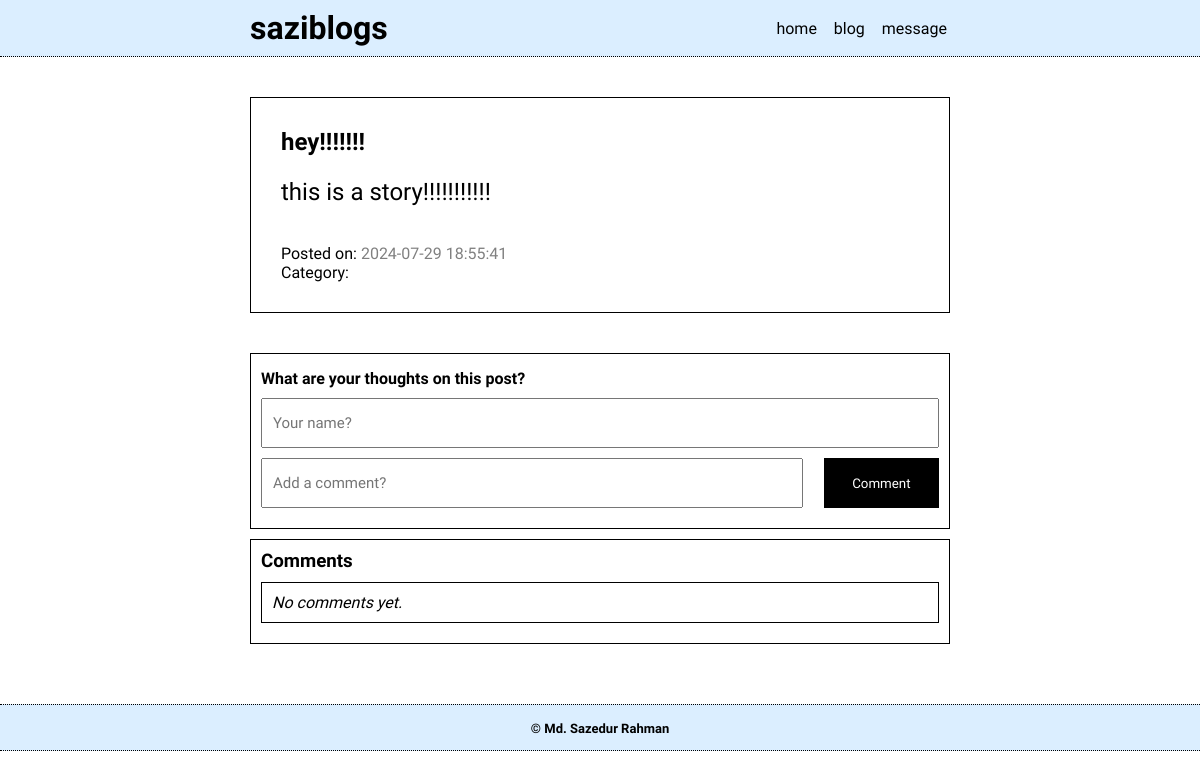
The page /display-blog.php?id=1 on the database its author committed.
### tables this page shows
CREATE TABLE `blogs` (
  `id` int(11) NOT NULL,
  `title` varchar(255) NOT NULL,
  `category` varchar(50) NOT NULL,
  `content` text NOT NULL,
  `created_at` timestamp NOT NULL DEFAULT current_timestamp()
);

### display-blog.php (the view, shortened to what this page needs)
<?php
require 'constituents/db.php';
$blog_id = isset($_GET['id']) ? intval($_GET['id']) : 0;
if ($blog_id > 0) {
    $sql = "SELECT title, content, category, created_at FROM blogs WHERE id = $blog_id";
    $result = $conn->query($sql);
    if ($result->num_rows > 0) {
        $row = $result->fetch_assoc();
        $title = $row["title"];
        $content = $row["content"];
        $created_at_blog = $row["created_at"];
    } else {
        echo "Blog not found.";
    }
    } else {
    echo "Invalid blog ID.";
    }
?>
<!DOCTYPE html>
<html lang="en">
<head>
    <link rel="stylesheet" href="css/style.css">
    <link rel="stylesheet" href="css/resstyle.css">
</head>
<body>
    <div class="container">
        <?php include 'constituents/navbar.php' ?>
        <div class="show-blog-container">
            <div class="show-blog">
                <div class="blog-title">
                    <h2>
                    <?php echo htmlspecialchars($title); ?>
                    </h2><br>
                </div>
                <div class="blog-text">
                    <p>
                        <?php echo $content; ?>
                    </p>
                </div>
                <br><br>
                <div class="blog-bottom-line">
                    <span>Posted on: <span style="color: gray;"><?php echo htmlspecialchars($created_at_blog); ?></span></span>
                    <br>
                    <span>Category: <em><?php echo htmlspecialchars($blog_cat); ?></em></span>
                </div>
            </div>
        </div>
        <div class="comment-container">
            <div class="add-comment-box">
                <div class="add-comment">
                    <form action="<?php echo htmlspecialchars($_SERVER['PHP_SELF']); ?>?id=<?php echo $blog_id; ?>" method="POST">
                        <b style="display: inline-block; margin-bottom: 10px;">What are your thoughts on this post?</b>
                        <div style="display: inline-block; color: green; margin-bottom: 10px; padding: 5px;"><em><?php
                        if(!empty($bsm)){
                            echo $bsm;
                            } ?></em></div>
                        <input name="cname" type="text" placeholder="Your name?" style="width: 100%; margin-bottom: 10px; height: 50px; padding: 10px; font-size: 15px;">
                        <div class="add-comment-input">
                            <input name="comment" type="text" placeholder="Add a comment?">
                            <button type="submit">Comment</button>
                        </div>
                    </form>
                </div>
            </div>
            <div class="comment-box">
                <div class="comment-title">
                    <h3 style="margin-bottom: 10px;">Comments</h3>
                </div>
                <?php
                    $sql_comment = "SELECT * FROM comments WHERE blog_id = '$blog_id' ORDER BY created_at DESC";
                    $comment_result = $conn->query($sql_comment);
                    if($comment_result->num_rows > 0){
                        while ($row_comment = $comment_result->fetch_assoc()) {
                            $cname = $row_comment['cname'];
                            $comment_text = $row_comment['comment'];
                            $created_at_comment = $row_comment['created_at'];
                ?>
                <div class="comment-box-each">
                    <div class="name">
                        <b><?php echo htmlspecialchars($cname); ?></b>
                    </div>
                    <div class="date">
                        <small><small><?php echo htmlspecialchars($created_at_comment); ?></small></small>
                    </div>
                    <div class="comment">
                        <p>
                            <?php echo htmlspecialchars($comment_text); ?>
                        </p>
                    </div>
                </div>
                <?php }} else{
                 ?>
                    <div class="comment-box-each">
                        <em>No comments yet.</em>
                    </div>
                <?php
                }
                ?>
            </div>
        </div>
        <?php include 'constituents/copyright.php'; ?>
    </div>
</body>
</html>

### css/style.css (style rules this page uses)
* { font-family: "Merienda", cursive; box-sizing: border-box; margin: 0; transition: all 0.5s; }
body { margin: 0; }
.show-blog-container, .comment-container { margin-top: 40px; display: flex; flex-direction: column; align-items: center; }
.show-blog { border: 1px solid black; width: 700px; padding: 30px 30px; }
.show-blog h2 { margin-bottom: 3px; }
.comment-box { border: 1px solid black; width: 700px; padding: 10px 10px; }
.comment-box-each { border: 1px solid black; width: 100%; padding: 10px 10px; margin-bottom: 10px; }
.add-comment-box { width: 700px; margin-bottom: 10px; border: 1px solid black; padding: 10px; }
.add-comment-input { display: flex; justify-content: space-between; }
.add-comment-input input { width: 80%; height: 50px; padding: 10px; font-size: 15px; margin-bottom: 10px; }
.add-comment-input button { width: 17%; height: 50px; border: 1px solid black; padding: 10px; background-color: black; color: white; cursor: pointer; }

### rows shown on the page
blogs: title "hey!!!!!!!", content "this is a story!!!!!!!!!!!", created_at "2024-07-29 18:55:41"
